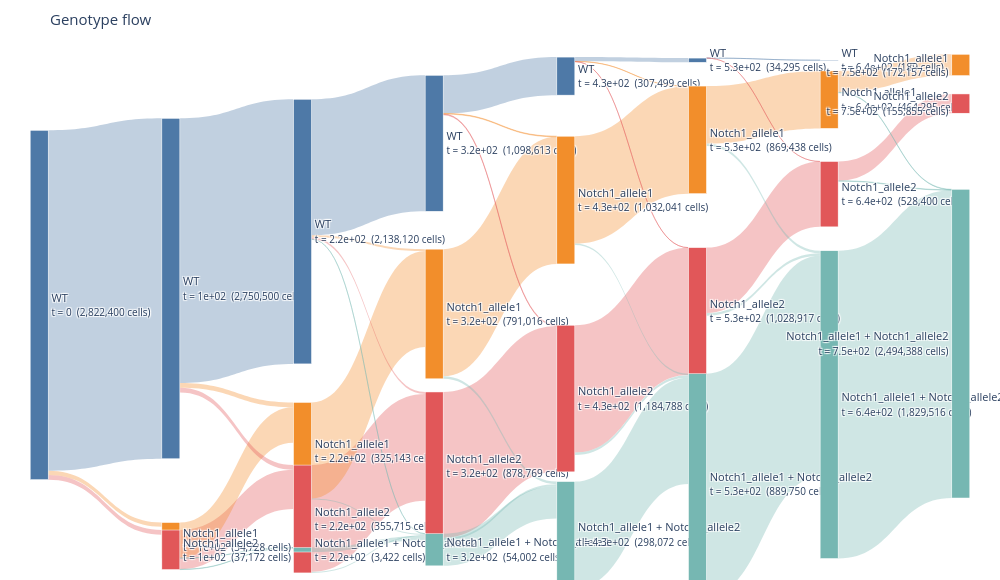

The cell this chart's notebook holds for it:
### Code cell
genotype_sankey(s)

### Figure 1 — Plotly figure (JSON) as saved in the notebook; plotly's stock layout.template omitted (floating-point values rounded to 4 significant figures)
{"data": [{"arrangement": "fixed", "link": {"color": ["rgba(78,121,167,0.35)", "rgba(225,87,89,0.35)", "rgba(242,142,43,0.35)", "rgba(78,121,167,0.35)", "rgba(225,87,89,0.35)", "rgba(242,142,43,0.35)", "rgba(242,142,43,0.35)", "rgba(225,87,89,0.35)", "rgba(118,183,178,0.35)", "rgba(118,183,178,0.35)", "rgba(78,121,167,0.35)", "rgba(225,87,89,0.35)", "rgba(242,142,43,0.35)", "rgba(118,183,178,0.35)", "rgba(242,142,43,0.35)", "rgba(225,87,89,0.35)", "rgba(118,183,178,0.35)", "rgba(118,183,178,0.35)", "rgba(118,183,178,0.35)", "rgba(78,121,167,0.35)", "rgba(225,87,89,0.35)", "rgba(242,142,43,0.35)", "rgba(118,183,178,0.35)", "rgba(118,183,178,0.35)", "rgba(118,183,178,0.35)", "rgba(225,87,89,0.35)", "rgba(242,142,43,0.35)", "rgba(78,121,167,0.35)", "rgba(225,87,89,0.35)", "rgba(242,142,43,0.35)", "rgba(118,183,178,0.35)", "rgba(118,183,178,0.35)", "rgba(118,183,178,0.35)", "rgba(242,142,43,0.35)", "rgba(225,87,89,0.35)", "rgba(78,121,167,0.35)", "rgba(225,87,89,0.35)", "rgba(242,142,43,0.35)", "rgba(118,183,178,0.35)", "rgba(118,183,178,0.35)", "rgba(118,183,178,0.35)", "rgba(225,87,89,0.35)", "rgba(225,87,89,0.35)", "rgba(242,142,43,0.35)", "rgba(118,183,178,0.35)", "rgba(118,183,178,0.35)", "rgba(118,183,178,0.35)"], "source": [0, 0, 0, 1, 3, 2, 1, 1, 3, 2, 4, 6, 5, 7, 4, 4, 6, 5, 4, 8, 10, 9, 11, 9, 10, 8, 8, 12, 14, 13, 15, 14, 13, 12, 12, 16, 18, 17, 19, 17, 18, 16, 22, 21, 23, 22, 21], "target": [1, 3, 2, 4, 6, 5, 5, 6, 7, 7, 8, 10, 9, 11, 9, 10, 11, 11, 11, 12, 14, 13, 15, 15, 15, 14, 13, 16, 18, 17, 19, 19, 19, 17, 18, 20, 22, 21, 23, 23, 23, 22, 25, 24, 26, 26, 26], "value": [2750500, 37172, 34728, 2138120, 317118, 286603, 38540, 38597, 2313, 1109, 1098613, 862213, 775334, 35735, 15682, 16556, 9041, 9212, 14, 307499, 1178423, 1026830, 259475, 20776, 17821, 6365, 5211, 34295, 1028474, 867322, 858378, 19686, 11686, 2116, 443, 189, 528395, 464295, 1788496, 19566, 21454, 5, 155855, 172157, 2486701, 3885, 3802]}, "node": {"color": ["#4e79a7", "#4e79a7", "#f28e2b", "#e15759", "#4e79a7", "#f28e2b", "#e15759", "#76b7b2", "#4e79a7", "#f28e2b", "#e15759", "#76b7b2", "#4e79a7", "#f28e2b", "#e15759", "#76b7b2", "#4e79a7", "#f28e2b", "#e15759", "#76b7b2", "#4e79a7", "#f28e2b", "#e15759", "#76b7b2", "#f28e2b", "#e15759", "#76b7b2"], "label": ["WT<br><span style='font-size:10px'>t = 0  (2,822,400 cells)</span>", "WT<br><span style='font-size:10px'>t = 1e+02  (2,750,500 cells)</span>", "Notch1_allele1<br><span style='font-size:10px'>t = 1e+02  (34,728 cells)</span>", "Notch1_allele2<br><span style='font-size:10px'>t = 1e+02  (37,172 cells)</span>", "WT<br><span style='font-size:10px'>t = 2.2e+02  (2,138,120 cells)</span>", "Notch1_allele1<br><span style='font-size:10px'>t = 2.2e+02  (325,143 cells)</span>", "Notch1_allele2<br><span style='font-size:10px'>t = 2.2e+02  (355,715 cells)</span>", "Notch1_allele1 + Notch1_allele2<br><span style='font-size:10px'>t = 2.2e+02  (3,422 cells)</span>", "WT<br><span style='font-size:10px'>t = 3.2e+02  (1,098,613 cells)</span>", "Notch1_allele1<br><span style='font-size:10px'>t = 3.2e+02  (791,016 cells)</span>", "Notch1_allele2<br><span style='font-size:10px'>t = 3.2e+02  (878,769 cells)</span>", "Notch1_allele1 + Notch1_allele2<br><span style='font-size:10px'>t = 3.2e+02  (54,002 cells)</span>", "WT<br><span style='font-size:10px'>t = 4.3e+02  (307,499 cells)</span>", "Notch1_allele1<br><span style='font-size:10px'>t = 4.3e+02  (1,032,041 cells)</span>", "Notch1_allele2<br><span style='font-size:10px'>t = 4.3e+02  (1,184,788 cells)</span>", "Notch1_allele1 + Notch1_allele2<br><span style='font-size:10px'>t = 4.3e+02  (298,072 cells)</span>", "WT<br><span style='font-size:10px'>t = 5.3e+02  (34,295 cells)</span>", "Notch1_allele1<br><span style='font-size:10px'>t = 5.3e+02  (869,438 cells)</span>", "Notch1_allele2<br><span style='font-size:10px'>t = 5.3e+02  (1,028,917 cells)</span>", "Notch1_allele1 + Notch1_allele2<br><span style='font-size:10px'>t = 5.3e+02  (889,750 cells)</span>", "WT<br><span style='font-size:10px'>t = 6.4e+02  (189 cells)</span>", "Notch1_allele1<br><span style='font-size:10px'>t = 6.4e+02  (464,295 cells)</span>", "Notch1_allele2<br><span style='font-size:10px'>t = 6.4e+02  (528,400 cells)</span>", "Notch1_allele1 + Notch1_allele2<br><span style='font-size:10px'>t = 6.4e+02  (1,829,516 cells)</span>", "Notch1_allele1<br><span style='font-size:10px'>t = 7.5e+02  (172,157 cells)</span>", "Notch1_allele2<br><span style='font-size:10px'>t = 7.5e+02  (155,855 cells)</span>", "Notch1_allele1 + Notch1_allele2<br><span style='font-size:10px'>t = 7.5e+02  (2,494,388 cells)</span>"], "line": {"color": "white", "width": 0.5}, "pad": 12, "thickness": 18, "x": [0.02, 0.1571, 0.1571, 0.1571, 0.2943, 0.2943, 0.2943, 0.2943, 0.4314, 0.4314, 0.4314, 0.4314, 0.5686, 0.5686, 0.5686, 0.5686, 0.7057, 0.7057, 0.7057, 0.7057, 0.8429, 0.8429, 0.8429, 0.8429, 0.98, 0.98, 0.98], "y": [0.5, 0.4678, 0.9615, 0.98, 0.3561, 0.7862, 0.9196, 0.98, 0.1829, 0.5176, 0.8157, 0.98, 0.05121, 0.2943, 0.6834, 0.9504, 0.02, 0.1762, 0.5123, 0.8518, 0.02, 0.09738, 0.2827, 0.6953, 0.02928, 0.1051, 0.5758]}, "type": "sankey"}], "layout": {"font": {"size": 11}, "height": 580, "margin": {"b": 20, "l": 20, "r": 20, "t": 50}, "title": {"font": {"size": 15}, "text": "Genotype flow"}, "width": 1000}}
